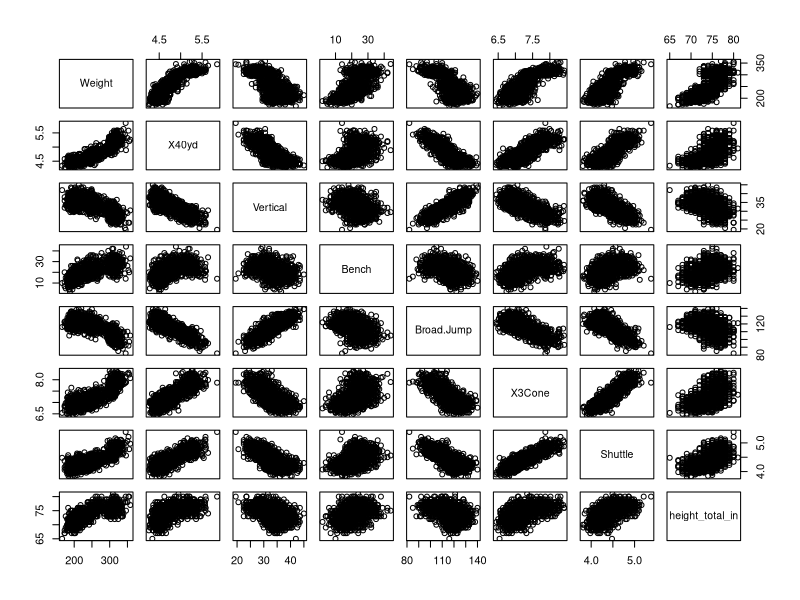
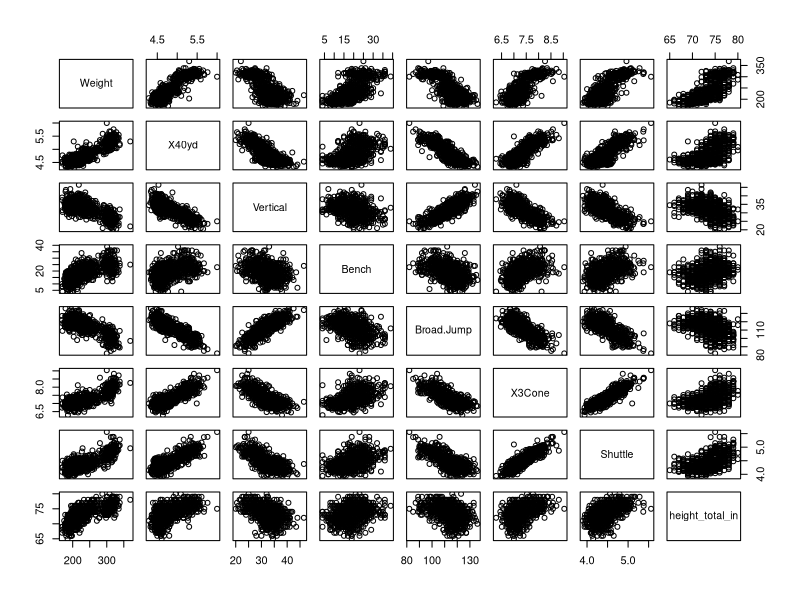
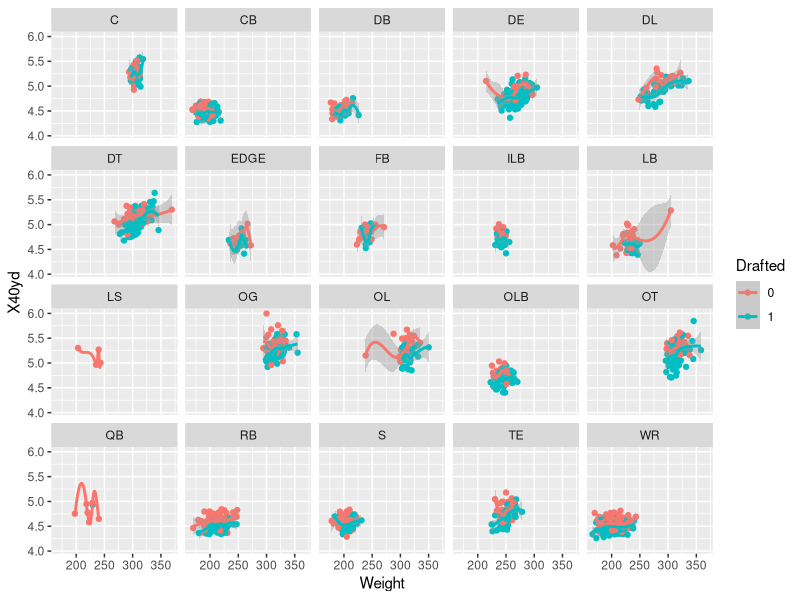
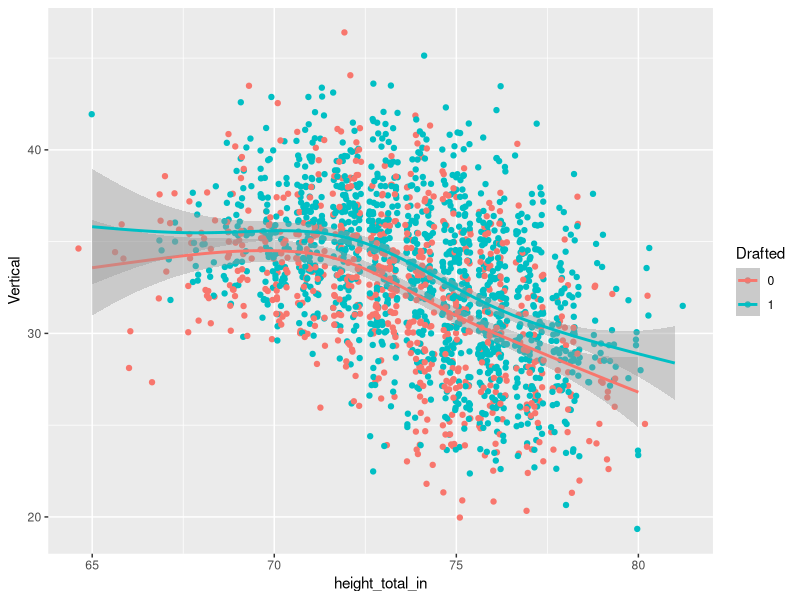
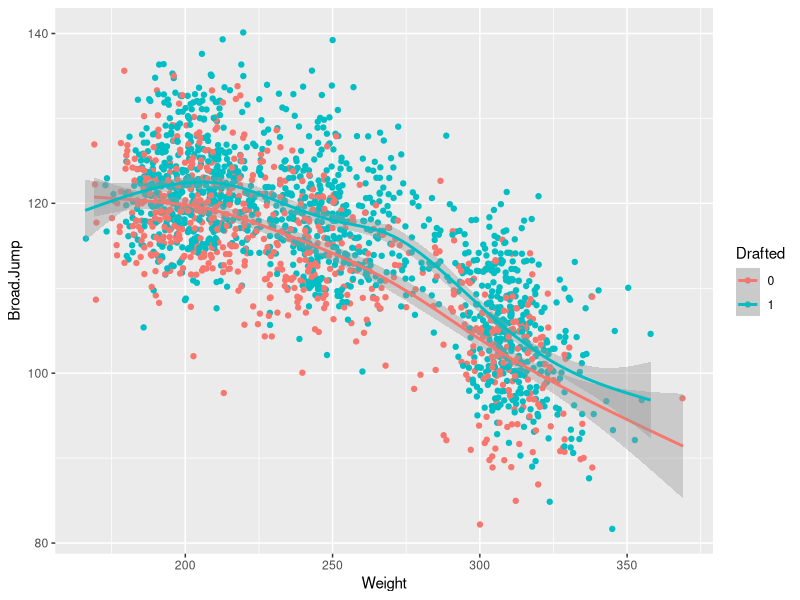
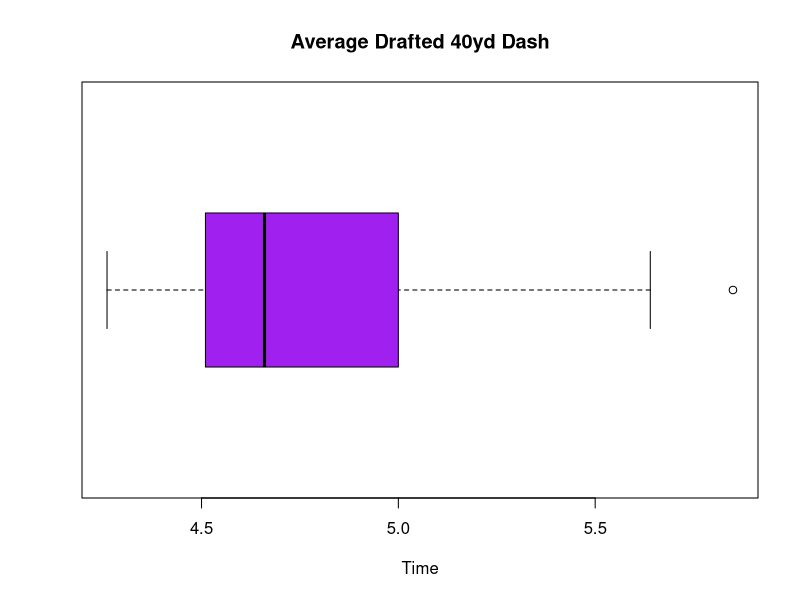
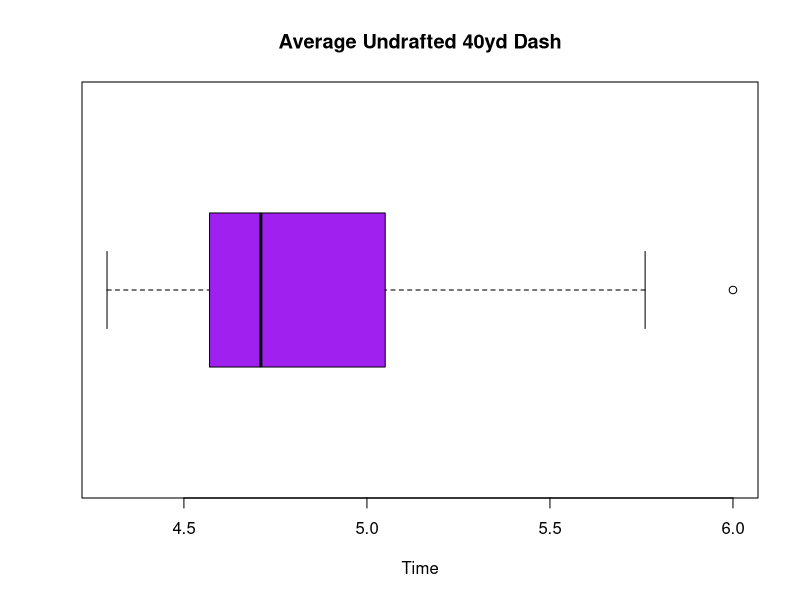

These figures' R source, in order:

library(sqldf)
library(ggplot2)
library(tidyverse)

nfl_combine <- read.csv("nfl_combine_2010_to_2023.csv", header = TRUE)

#######################
#####DATA CLEANING#####
#######################
#create a data frame without ANY null values in any column (ONLY players who were drafted)
nfl_A<-na.omit(nfl_combine)
#create a data frame with ONLY players who were NOT drafted
nfl_B<-sqldf("SELECT * 
             FROM nfl_combine
             WHERE Drafted = 'False'")
#delete Round & Pick columns from nfl_A and nfl_B
nfl_A$Round <- NULL
nfl_A$Pick <- NULL
nfl_B$Round <- NULL
nfl_B$Pick <- NULL
#remove null values
nfl_A<-na.omit(nfl_A)
nfl_B<-na.omit(nfl_B)
#convert height to inches for a numeric variable
nfl_A <- nfl_A %>%
  separate(Height, into = c("feet", "inches"), sep = "-", convert = TRUE) %>%
  mutate(height_total_in = feet*12 + inches)

nfl_B <- nfl_B %>%
  separate(Height, into = c("feet", "inches"), sep = "-", convert = TRUE) %>%
  mutate(height_total_in = feet*12 + inches)

#correlation matrix for both nfl_A and nfl_B
cor_A <- cor(nfl_A[,c(7,8,9,10,11,12,13,15)]) 
pairs(nfl_A[,c(7,8,9,10,11,12,13,15)])

cor_B <- cor(nfl_B[,c(7,8,9,10,11,12,13,15)]) 
pairs(nfl_B[,c(7,8,9,10,11,12,13,15)])

#join nfl_A and nfl_B to create a clean data frame with both drafted and undrafted players
nfl_C <- sqldf('
      SELECT *
      FROM nfl_A
      UNION 
      SELECT *
      FROM nfl_B
      ')

#change the Drafted column-- instead of using TRUE/FALSE, 0 and 1
nfl_C$Drafted[nfl_C$Drafted=='True']<-1
nfl_C$Drafted[nfl_C$Drafted=='False']<-0

##############################
#####DESCRIPTIVE ANALYSIS#####
##############################
#create scatter plots comparing player metrics
ggplot(nfl_C, aes(x=Weight, y=X40yd,color=Drafted))+
  geom_jitter()+
  geom_smooth(aes())+
  facet_wrap(vars(Pos))

ggplot(nfl_C, aes(x=height_total_in, y=Vertical,color=Drafted))+
  geom_jitter()+
  geom_smooth()

ggplot(nfl_C, aes(x=Weight, y=Broad.Jump,color=Drafted))+
  geom_jitter()+
  geom_smooth()

#create boxplots comparing 40yd times of players who were drafted or not
boxplot(nfl_A$X40yd, #only players who were drafted
        main="Average Drafted 40yd Dash",
        xlab="Time",
        ylab="",
        col="purple",
        horizontal = TRUE
)
summary(nfl_A$X40yd)

boxplot(nfl_B$X40yd, #only players who were drafted
        main="Average Undrafted 40yd Dash",
        xlab="Time",
        ylab="",
        col="purple",
        horizontal = TRUE
)
summary(nfl_B$X40yd)
